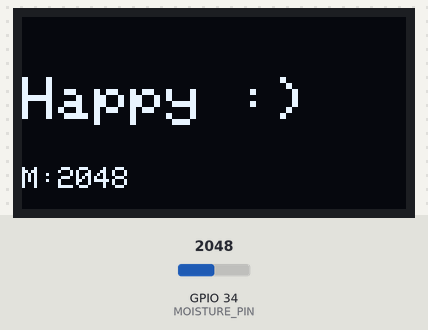
Recording of a sketch running on a simulated ESP32. Shown: 128×64 one-colour display. The test bench sets the inputs (shaded band); at power-on: GPIO 34 (MOISTURE_PIN) = 2048. What the sketch prints to the serial monitor is not drawn.

Above: at 3.8 s.
3.9 s: GPIO 34 (MOISTURE_PIN) set to 3040
At 7.2 s:
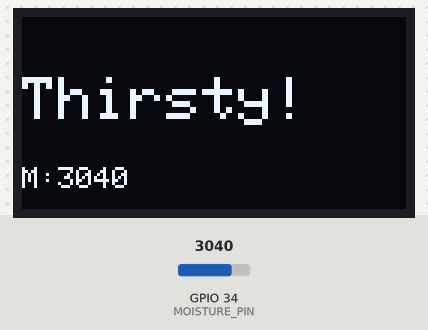
7.8 s: GPIO 34 (MOISTURE_PIN) set to 2930
At 10.4 s:
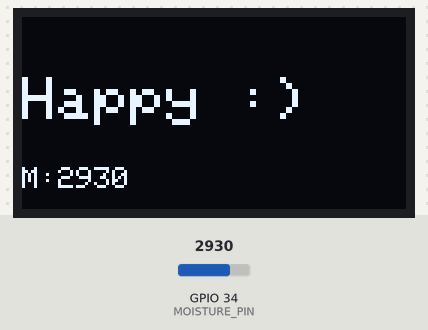
11.7 s: GPIO 34 (MOISTURE_PIN) set to 2866
At 12.5 s:
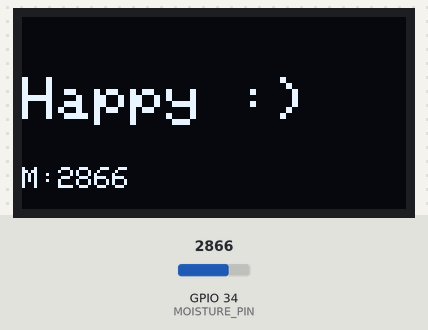
Timing chart, 0 to 14.7 s (numbered marks = the images above; inputs shaded):
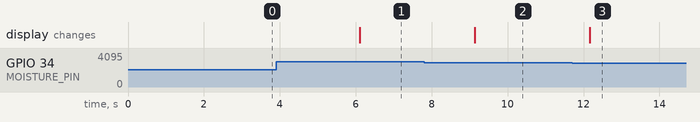

Measured:
- the behaviour switches between 3001 and 3000 on GPIO 34 (MOISTURE_PIN) (found by bisection; images 1 and 2)
- after the input at 3.9 s, the display: changes after 2.2 s (image 1)
- after the input at 7.8 s, the display: changes after 1.3 s (image 2)
- after the input at 11.7 s, the display: changes after 0.46 s (image 3)

The sketch:

plant_node.ino
```cpp
#include <Wire.h>
#include <Adafruit_GFX.h>
#include <Adafruit_SSD1306.h>

#define SCREEN_WIDTH 128
#define SCREEN_HEIGHT 64

Adafruit_SSD1306 display(SCREEN_WIDTH, SCREEN_HEIGHT, &Wire, -1);

const int MOISTURE_PIN = 34;     // ADC1 pin: ADC2 pins stop working while WiFi is on
const int DRY_THRESHOLD = 3000;  // raw ADC, higher = drier. Placeholder until calibrated.

struct PlantReading {
  int moisture;
  const char* mood;  // points at a fixed string literal, no heap allocation
};

PlantReading plant;

const char* getMood(int moisture) {
  if (moisture > DRY_THRESHOLD) return "Thirsty!";
  return "Happy :)";
}

void setup() {
  Serial.begin(115200);
  Wire.begin();

  if (!display.begin(SSD1306_SWITCHCAPVCC, 0x3C)) {
    Serial.println("Screen not found");
    while (true);
  }
}

void loop() {
  plant.moisture = analogRead(MOISTURE_PIN);
  plant.mood = getMood(plant.moisture);

  display.clearDisplay();
  display.setTextColor(SSD1306_WHITE);

  display.setTextSize(2);
  display.setCursor(0, 20);
  display.println(plant.mood);

  display.setTextSize(1);
  display.setCursor(0, 50);
  display.print("M:");
  display.print(plant.moisture);

  display.display();

  Serial.print("Moisture: ");
  Serial.print(plant.moisture);
  Serial.print(" Mood: ");
  Serial.println(plant.mood);

  delay(3000);
}
```
